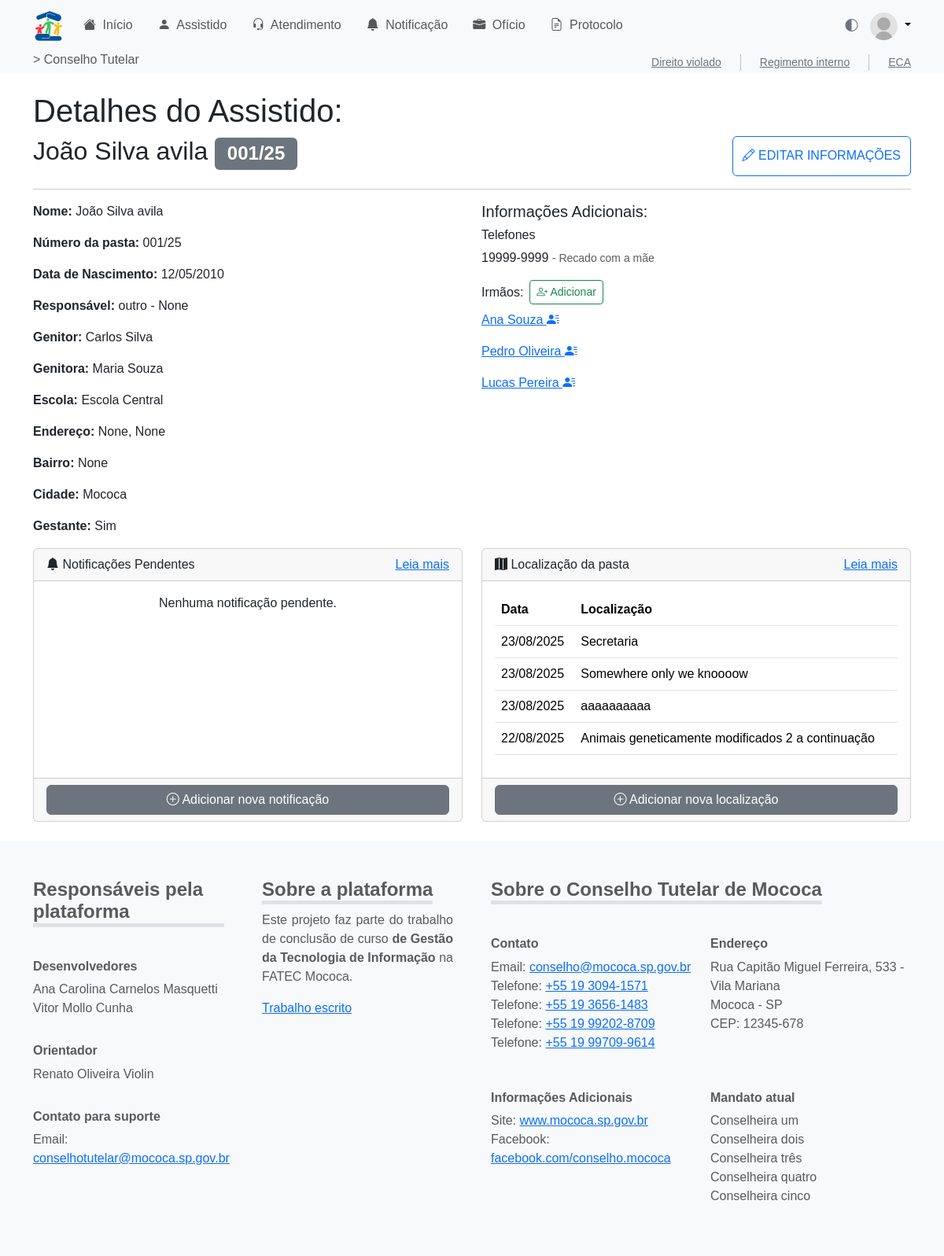
/assistido/detalhe/1/, run on an earlier commit of the app's database.
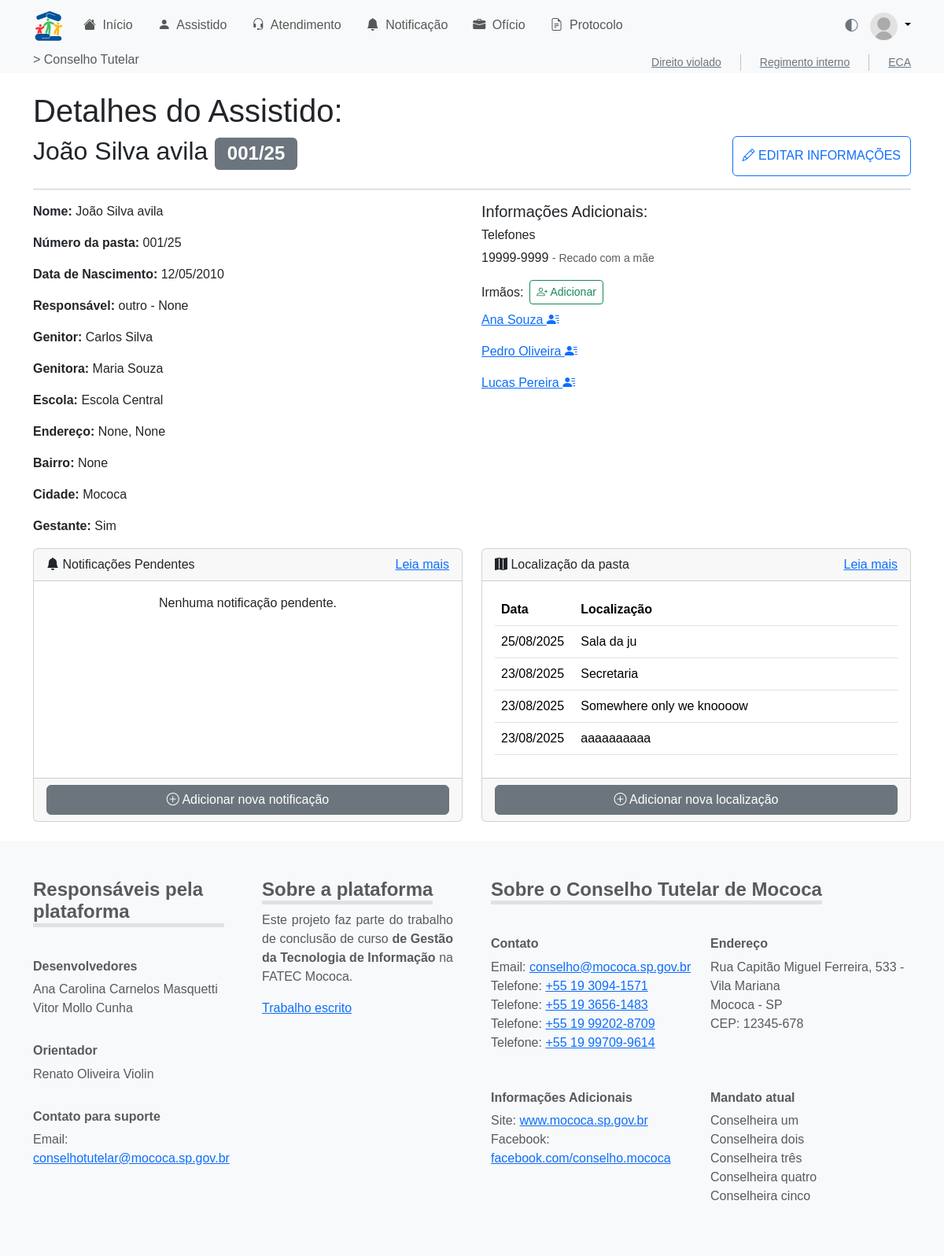
And on a later commit of the database.
### assistido/models.py (models this page shows, shortened)
class Telefone(models.Model):
    id_telefone = models.AutoField(primary_key=True)
    id_assist = models.ForeignKey(
        Assistido,
        on_delete=models.CASCADE,
        related_name="telefones"
    )
    numero_telefone = models.CharField(max_length=20)
    obs_telefone = models.TextField(blank=True, null=True)

class Assistido(models.Model):
    id_assist = models.AutoField(primary_key=True)
    nmcompleto_assist = models.CharField(max_length=255)
    numero_assist = models.CharField(max_length=50, blank=True, null=True)
    dn_assist = models.DateField()  # Data de nascimento
    nmgenitor_assist = models.CharField(max_length=255, blank=True, null=True)
    nmgenitora_assist = models.CharField(max_length=255, blank=True, null=True)
    DTCADASTRO = models.DateTimeField(auto_now_add=True, verbose_name='Data de Cadastro')
    TIPOS_RESPONSAVEL = [
        ("tio", "Tio"),
        ("tia", "Tia"),
        ("avo", "Avô/Avó"),
        ("primo", "Primo/Prima"),
        ("outro", "Outro"),
    ]
    nmresponsavel_assist = models.CharField(
        max_length=50, choices=TIPOS_RESPONSAVEL, default="outro"
    )
    outro_responsavel = models.CharField(
        max_length=255, blank=True, null=True,
        help_text="Preencher se o tipo do responsável for 'Outro'."
    )
    escola_assist = models.CharField(max_length=255, blank=True, null=True)
    rua_assist = models.CharField(max_length=255, blank=True, null=True)
    bairro_assist = models.CharField(max_length=100, blank=True, null=True)
    cidade_assist = models.CharField(max_length=100, blank=True, null=True)
    numerocasa_assist = models.CharField(max_length=20, blank=True, null=True)
    id_conselheiro = models.ForeignKey(
        Conselheiro,
        on_delete=models.SET_NULL,
        null=True,
        blank=True,
        related_name='assistidos'
    )
    gestante_assist = models.BooleanField(default=False)
    arquivomorto_assist = models.BooleanField(default=False)
    arquivado_assist = models.BooleanField(default=False)
    filaarquivomorto_assist = models.BooleanField(default=False)
    dtarquivomorto_assist = models.DateField(blank=True, null=True)

class Localizador(models.Model):
    id_local = models.AutoField(primary_key=True)
    id_assist = models.ForeignKey(
        Assistido,
        on_delete=models.CASCADE,
        related_name="localizadores"
    )
    dt_local = models.DateField(verbose_name="Data do Localizador")
    destino_local = models.CharField(max_length=255, verbose_name="Destino do Localizador")

### assistido/views.py (the view)
# urls.py: path('detalhe/<int:id_assist>/', views.detalhe_assistido, name='detalhe'),
def detalhe_assistido(request, id_assist):
    import json
    assistido = get_object_or_404(Assistido, id_assist=id_assist)
    form = AddIrmaoForm(id_assist)
    assistidos_list = [
        {'id': a.id_assist, 'nome': a.nmcompleto_assist}
        for a in form.fields['irmao'].queryset
    ]
    assistidos_json = json.dumps(assistidos_list)
    from assistido.models import Irmaos
    irmaos_1 = Irmaos.objects.filter(id_assist_1=assistido).values_list('id_assist_2', flat=True)
    irmaos_2 = Irmaos.objects.filter(id_assist_2=assistido).values_list('id_assist_1', flat=True)
    irmaos_ids = set(irmaos_1).union(set(irmaos_2))
    irmaos_ids.discard(assistido.id_assist)
    irmaos = Assistido.objects.filter(id_assist__in=irmaos_ids)
    localizadores = assistido.localizadores.all().order_by('-dt_local')
    return render(request, 'assistido/detalhe.html', {
        'assistido': assistido,
        'form': form,
        'assistidos_json': assistidos_json,
        'irmaos': irmaos,
        'localizadores': localizadores
    })

### assistido/templatetags/assistido_extras.py (called while the page is built)
@register.filter
def format_telefone(value):
    if not value:
        return ''
    num = re.sub(r'\D', '', value)
    if num.startswith('55'):
        num = num[2:]
    if len(num) == 11:
        return f'{num[0:2]} {num[2:7]}-{num[7:]}'
    elif len(num) == 10:
        return f'{num[0:2]} {num[2:6]}-{num[6:]}'
    elif len(num) == 9:
        return f'{num[0:5]}-{num[5:]}'
    elif len(num) == 8:
        return f'{num[0:4]}-{num[4:]}'
    return value

### assistido/templates/assistido/detalhe.html (shortened to what the changed rows need)
{% extends 'base.html' %}
{% load assistido_extras %}
{% block content %}
<main class="container my-4">
    <h1>Detalhes do Assistido: </h1>
    <div class="d-flex w-100 justify-content-between align-content-center">
        <h2>{{ assistido.nmcompleto_assist }} <span class="badge text-bg-secondary">{{ assistido.numero_assist }}/{{ assistido.DTCADASTRO|date:'y' }}</span></h2>
    </div>
    <div class="row">
        <div class="col-6">
            <h5>Informações Adicionais:</h5>
            <h6>Telefones</h6>
            {% for tel in assistido.telefones.all %}
                <p>{{ tel.numero_telefone|format_telefone }}{% if tel.obs_telefone %} <small class="text-muted">- {{ tel.obs_telefone}}</small>{% endif %}</p>
                {% empty %}
                <p class="text-muted">Nenhum telefone cadastrado.</p>
            {% endfor %}
            <div class="d-flex align-items-center mb-2">
                    <h6 class="mb-0 me-2">Irmãos:</h6>
                    <button type="button" class="btn btn-sm btn-outline-success" data-bs-toggle="modal" data-bs-target="#addIrmaoModal">
                    </button>
            </div>
            {% if irmaos %}
                {% for irmao in irmaos %}
                    <p>
                        <a href="{% url 'assistido:detalhe' irmao.id_assist %}" target="_blank">
                            {{ irmao.nmcompleto_assist }}
                            <i class="bi bi-person-lines-fill"></i>
                        </a>
                    </p>
                {% endfor %}
            {% else %}
                <p class="text-muted">Nenhum irmão cadastrado.</p>
            {% endif %}
        </div>
        <div class="col-6">
            <div class="card">
                <div class="card-body" style="height: 250px;">
                    {% if localizadores %}
                        <div class="w-100 h-100 overflow-auto">
                            <table class="table table-hover">
                                <thead>
                                    <tr>
                                        <th>Data</th>
                                        <th>Localização</th>
                                    </tr>
                                </thead>
                                <tbody>
                                    {% for loc in localizadores %}
                                        <tr>
                                            <td>{{ loc.dt_local|date:'d/m/Y' }}</td>
                                            <td>{{ loc.destino_local }}</td>
                                        </tr>
                                    {% endfor %}
                                </tbody>
                            </table>
                        </div>
                    {% else %}
                        <div class="w-100 h-100 d-flex  justify-content-center">
                            <span>Pasta não encontrada</span>
                        </div>
                    {% endif %}
                </div>
            </div>
        </div>
    </div>
</main>
{% endblock %}

What changed in the data, as far as the page shows it:
no longer on this page (row unchanged): Localizador: dt_local "22/08/2025", destino_local "Animais geneticamente modificados 2 a continuação"
added Localizador: dt_local "25/08/2025", destino_local "Sala da ju"
